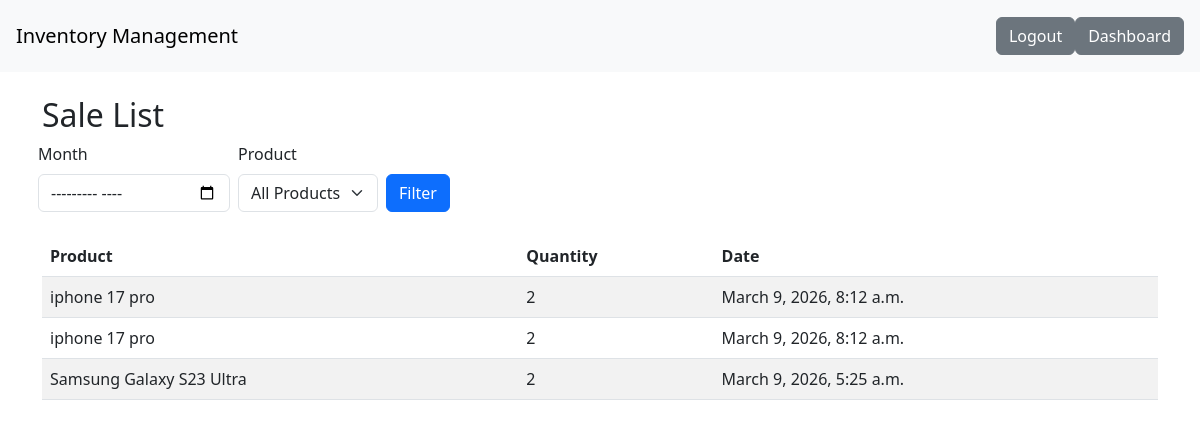
The app's page /expenses/sale_report/ (signed in), older data.
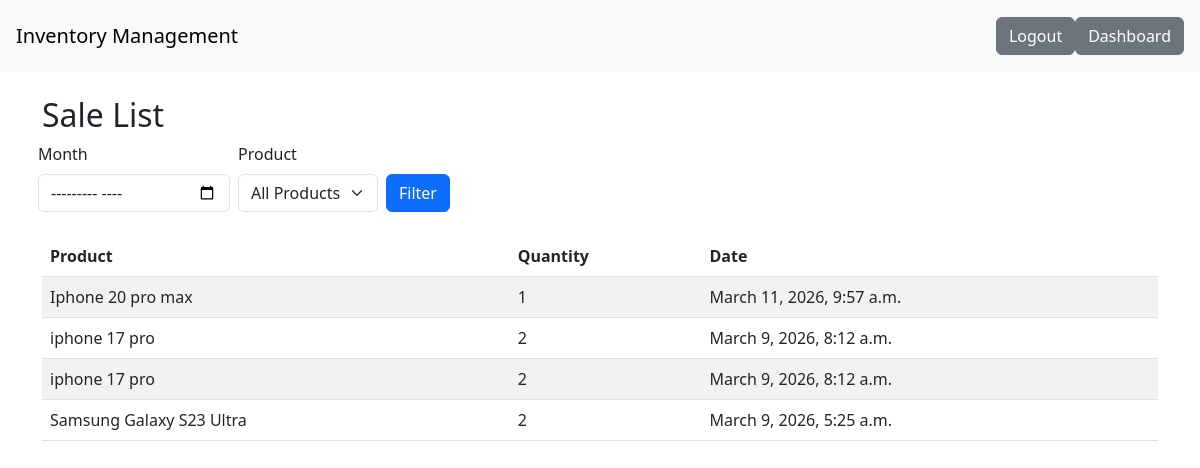
The same page, newer data.
### expenses/models.py (models this page shows, shortened)
class Sale(models.Model):
    product=models.ForeignKey(Product,on_delete=models.CASCADE,related_name="sales")
    quantity=models.PositiveIntegerField()
    user=models.ForeignKey(User,on_delete=models.CASCADE,related_name="user_sales",null=True,blank=True)
    total_amount=models.DecimalField(max_digits=12,decimal_places=2,editable=False)
    created_at=models.DateTimeField(auto_now_add=True)

class Product(models.Model):
    name=models.CharField(max_length=255)
    user=models.ForeignKey(User,on_delete=models.CASCADE,related_name="products",null=True,blank=True)
    description=models.TextField(blank=True,null=True)
    default_price=models.DecimalField(max_digits=10,decimal_places=2,default=0)
    price=models.DecimalField(max_digits=10,decimal_places=2,default=0)
    created_at=models.DateTimeField(auto_now_add=True)
    stock=models.PositiveIntegerField(default=0)

### expenses/views.py (the view)
# urls.py: path("sale_report/",SaleListView.as_view(),name="sale_report"),
class SaleListView(LoginRequiredMixin, ListView):
    model = Sale
    template_name = "sales/sale_list.html"
    context_object_name = "sales"
    def get_queryset(self):
        return Sale.objects.filter(user=self.request.user).select_related("product").order_by("-created_at")

### templates/sales/sale_list.html (shortened to what this page needs)
{% extends "base.html" %}
{% block content %}
    <h2>Sale List</h2>
<form method="get" class="row g-3 mb-4">
<form method="get" action="">
    <div class="row g-2 align-items-end">
        <div class="col-auto">
            <label for="month" class="form-label">Month</label>
            <input type="month" name="month" id="month" class="form-control" value="{{ month }}">
        </div>
        <div class="col-auto">
            <label for="product" class="form-label">Product</label>
            <select name="product" id="product" class="form-select">
                <option value="">All Products</option>
            </select>
        </div>
        <div class="col-auto">
            <button type="submit" class="btn btn-primary">Filter</button>
        </div>
    </div>
</form>
<table class="table table-striped">
    <thead>
        <tr>
            <th>Product</th>
            <th>Quantity</th>
            <th>Date</th>
        </tr>
    </thead>
    <tbody>
        {% for sale in sales %}
        <tr>
            <td>{{ sale.product.name }}</td>
            <td>{{ sale.quantity}}</td>
            <td>{{ sale.created_at}}</td>
        </tr>
        {% endfor %}
    </tbody>
</table>
{% endblock %}

Row changes from the older to the newer data that the page shows:
added Sale: product.name "Iphone 20 pro max", quantity "1", created_at "March 11, 2026, 9:57 a.m."
